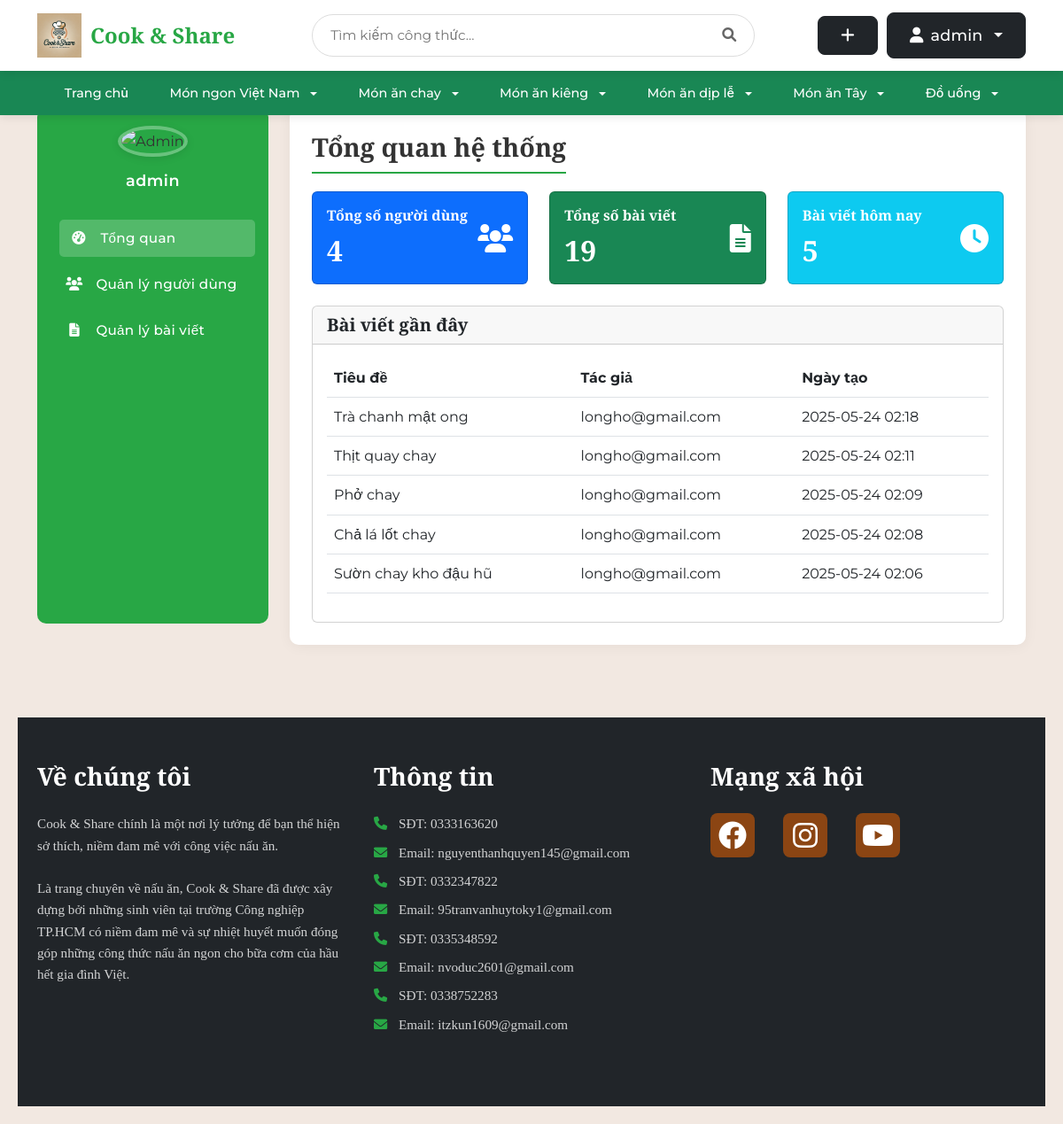
The page /admin/ (signed in) on the database its author committed.
### tables this page shows
CREATE TABLE user (
    id INTEGER PRIMARY KEY AUTOINCREMENT,
    username TEXT UNIQUE NOT NULL,
    password TEXT NOT NULL,
    email TEXT UNIQUE NOT NULL,
    created TIMESTAMP NOT NULL DEFAULT CURRENT_TIMESTAMP,
    avatar_path TEXT,
    role TEXT NOT NULL DEFAULT 'user',
    is_blocked BOOLEAN NOT NULL DEFAULT 0,
    gender TEXT,
    birthdate DATE,
    phone TEXT
);

CREATE TABLE post (
    id INTEGER PRIMARY KEY AUTOINCREMENT,
    author_id INTEGER NOT NULL,
    created TIMESTAMP NOT NULL DEFAULT CURRENT_TIMESTAMP,
    title TEXT NOT NULL,
    description TEXT,
    ingredients TEXT NOT NULL,
    instructions TEXT NOT NULL,
    cooking_time INTEGER DEFAULT 0,
    servings INTEGER DEFAULT 1,
    FOREIGN KEY (author_id) REFERENCES user (id)
);

### share_recipe/admin.py (the view)
@bp.route('/')
@login_required
def dashboard():
    if g.user['role'] != 'admin':
        return redirect(url_for('index'))
    db = get_db()
    total_users = db.execute('SELECT COUNT(*) as count FROM user').fetchone()['count']
    total_posts = db.execute('SELECT COUNT(*) as count FROM post').fetchone()['count']
    recent_posts = db.execute('''
        SELECT p.*, u.email as author_email
        FROM post p
        JOIN user u ON p.author_id = u.id
        ORDER BY p.created DESC
        LIMIT 5
    ''').fetchall()
    return render_template('admin/dashboard.html',
                         total_users=total_users,
                         total_posts=total_posts,
                         recent_posts=recent_posts)

### share_recipe/templates/admin/dashboard.html
{% extends 'admin/base_admin.html' %}
{% block admin_title %}Tổng quan hệ thống{% endblock %}
{% block admin_content %}
<div class="row">
    <div class="col-md-4 mb-4">
        <div class="card bg-primary text-white">
            <div class="card-body">
                <div class="d-flex justify-content-between align-items-center">
                    <div>
                        <h6 class="card-title mb-0">Tổng số người dùng</h6>
                        <h2 class="mt-2 mb-0">{{ total_users }}</h2>
                    </div>
                    <i class="fas fa-users fa-2x"></i>
                </div>
            </div>
        </div>
    </div>
    <div class="col-md-4 mb-4">
        <div class="card bg-success text-white">
            <div class="card-body">
                <div class="d-flex justify-content-between align-items-center">
                    <div>
                        <h6 class="card-title mb-0">Tổng số bài viết</h6>
                        <h2 class="mt-2 mb-0">{{ total_posts }}</h2>
                    </div>
                    <i class="fas fa-file-alt fa-2x"></i>
                </div>
            </div>
        </div>
    </div>
    <div class="col-md-4 mb-4">
        <div class="card bg-info text-white">
            <div class="card-body">
                <div class="d-flex justify-content-between align-items-center">
                    <div>
                        <h6 class="card-title mb-0">Bài viết hôm nay</h6>
                        <h2 class="mt-2 mb-0">{{ recent_posts|length }}</h2>
                    </div>
                    <i class="fas fa-clock fa-2x"></i>
                </div>
            </div>
        </div>
    </div>
</div>
<div class="row">
    <div class="col-12">
        <div class="card">
            <div class="card-header">
                <h5 class="card-title mb-0">Bài viết gần đây</h5>
            </div>
            <div class="card-body">
                <div class="table-responsive">
                    <table class="table table-hover">
                        <thead>
                            <tr>
                                <th>Tiêu đề</th>
                                <th>Tác giả</th>
                                <th>Ngày tạo</th>
                            </tr>
                        </thead>
                        <tbody>
                            {% for post in recent_posts %}
                            <tr>
                                <td>{{ post['title'] }}</td>
                                <td>{{ post['author_email'] }}</td>
                                <td>{{ post['created'].strftime('%Y-%m-%d %H:%M') }}</td>
                            </tr>
                            {% endfor %}
                        </tbody>
                    </table>
                </div>
            </div>
        </div>
    </div>
</div>
{% endblock %}

### share_recipe/templates/admin/base_admin.html (shortened to what this page needs)
{% extends 'base.html' %}
{% block content %}
<div class="admin-layout">
    <div class="container">
        <div class="row">
            <div class="col-md-3 mb-4">
                <div class="sidebar">
                    <div class="text-center mb-4">
                        {% if g.user['avatar_path'] %}
                            <img src="{{ url_for('static', filename=g.user['avatar_path']) }}" alt="Admin" class="admin-avatar">
                        {% else %}
                            <img src="{{ url_for('static', filename='uploads/default-avatar.png') }}" alt="Admin" class="admin-avatar">
                        {% endif %}
                        <div class="admin-name">{{ g.user['username'] }}</div>
                    </div>
                    <ul class="nav flex-column">
                        <li class="nav-item">
                            <a class="nav-link {% if request.endpoint == 'admin.dashboard' %}active{% endif %}" href="{{ url_for('admin.dashboard') }}">
                                <i class="fas fa-tachometer-alt"></i> Tổng quan
                            </a>
                        </li>
                        <li class="nav-item">
                            <a class="nav-link {% if request.endpoint == 'admin.users' %}active{% endif %}" href="{{ url_for('admin.users') }}">
                                <i class="fas fa-users"></i> Quản lý người dùng
                            </a>
                        </li>
                        <li class="nav-item">
                            <a class="nav-link {% if request.endpoint == 'admin.posts' %}active{% endif %}" href="{{ url_for('admin.posts') }}">
                                <i class="fas fa-file-alt"></i> Quản lý bài viết
                            </a>
                        </li>
                    </ul>
                </div>
            </div>
            <div class="col-md-9">
                <div class="content-wrapper">
                    <div class="d-flex justify-content-between flex-wrap flex-md-nowrap align-items-center">
                        <h1 class="content-title">{% block admin_title %}{% endblock %}</h1>
                    </div>
                    {% block admin_content %}{% endblock %}
                </div>
            </div>
        </div>
    </div>
</div>
{% endblock %}

### share_recipe/templates/base.html (shortened to what this page needs)
<!DOCTYPE html>
<html>
<head>
    <link rel="stylesheet" href="https://cdn.jsdelivr.net/npm/bootstrap@5.3.0/dist/css/bootstrap.min.css">
    <link rel="stylesheet" href="https://cdnjs.cloudflare.com/ajax/libs/font-awesome/6.0.0/css/all.min.css">
    {% block head %}
    <link rel="stylesheet" href="{{ url_for('static', filename='base.css') }}">
    <link rel="stylesheet" href="{{ url_for('static', filename='login.css') }}">
    <link rel="stylesheet" href="{{ url_for('static', filename='register.css') }}">
    <link rel="stylesheet" href="{{ url_for('static', filename='index.css') }}">
    <link rel="stylesheet" href="{{ url_for('static', filename='detail.css') }}">
    {% endblock %}
</head>
<body>
    <nav class="navbar navbar-expand-lg">
        <div class="container">
            <a class="navbar-brand" href="{{ url_for('blog.index') }}">
                <img src="{{ url_for('static', filename='uploads/logo/Logo_home.webp') }}" alt="Cook & Share" style="height: 50px;">
                <span class="brand-text">Cook & Share</span>
            </a>
            <div class="search-container">
                <form action="{{ url_for('blog.search') }}" method="get" class="search-box">
                    <input type="text" name="q" class="search-input" placeholder="Tìm kiếm công thức..." value="{{ request.args.get('q', '') }}">
                    <button type="submit" class="search-button">
                        <i class="fas fa-search"></i>
                    </button>
                </form>
            </div>
            <div class="user-actions">
                {% if g.user %}
                    <a href="{{ url_for('blog.create') }}" class="btn btn-dark btn-custom" title="Tạo công thức mới">
                        <i class="fas fa-plus"></i>
                    </a>
                    <div class="dropdown">
                        <button class="btn btn-dark btn-custom dropdown-toggle" type="button" id="userDropdown" data-bs-toggle="dropdown" aria-expanded="false">
                            {% if g.user.avatar_path %}
                                <img src="{{ url_for('static', filename=g.user.avatar_path) }}" class="user-avatar" alt="Avatar">
                            {% else %}
                                <i class="fas fa-user"></i>
                            {% endif %}
                            {{ g.user['username'] }}
                        </button>
                    </div>
                {% endif %}
            </div>
        </div>
    </nav>
    <nav class="navbar navbar-expand-lg bg-success">
        <div class="container">
            <div class="collapse navbar-collapse justify-content-center" id="categoryNav">
                <ul class="navbar-nav">
                    <li class="nav-item">
                        <a class="nav-link text-white" href="{{ url_for('blog.index') }}">Trang chủ</a>
                    </li>
                    <li class="nav-item dropdown">
                        <a class="nav-link text-white dropdown-toggle" href="#" role="button" data-bs-toggle="dropdown" aria-expanded="false">
                            Món ngon Việt Nam
                        </a>
                    </li>
                    <li class="nav-item dropdown">
                        <a class="nav-link text-white dropdown-toggle" href="#" role="button" data-bs-toggle="dropdown" aria-expanded="false">
                            Món ăn chay
                        </a>
                    </li>
                    <li class="nav-item dropdown">
                        <a class="nav-link text-white dropdown-toggle" href="#" role="button" data-bs-toggle="dropdown" aria-expanded="false">
                            Món ăn kiêng
                        </a>
                    </li>
                    <li class="nav-item dropdown">
                        <a class="nav-link text-white dropdown-toggle" href="#" role="button" data-bs-toggle="dropdown" aria-expanded="false">
                            Món ăn dịp lễ
                        </a>
                    </li>
                    <li class="nav-item dropdown">
                        <a class="nav-link text-white dropdown-toggle" href="#" role="button" data-bs-toggle="dropdown" aria-expanded="false">
                            Món ăn Tây
                        </a>
                    </li>
                    <li class="nav-item dropdown">
                        <a class="nav-link text-white dropdown-toggle" href="#" role="button" data-bs-toggle="dropdown" aria-expanded="false">
                            Đồ uống
                        </a>
                    </li>
                </ul>
            </div>
        </div>
    </nav>
    <div class="main-container">
        <div class="content">
            {% block content %}{% endblock %}
        </div>
    </div>
    <footer class="footer bg-dark text-white py-5">
        <div class="container">
            <div class="row">
                <div class="col-md-4 mb-4">
                    <h2 class="footer-heading mb-4">Về chúng tôi</h2>
                    <p>Cook & Share chính là một nơi lý tưởng để bạn thể hiện sở thích, niềm đam mê với công việc nấu ăn.</p>
                    <p>Là trang chuyên về nấu ăn, Cook & Share đã được xây dựng bởi những sinh viên tại trường Công nghiệp TP.HCM có niềm đam mê và sự nhiệt huyết muốn đóng góp những công thức nấu ăn ngon cho bữa cơm của hầu hết gia đình Việt.</p>
                </div>
                <div class="col-md-4 mb-4">
                    <h2 class="footer-heading mb-4">Thông tin</h2>
                    <div class="contact-info">
                        <p><i class="fas fa-phone me-2"></i>SĐT: 0333163620</p>
                        <p><i class="fas fa-envelope me-2"></i>Email: nguyenthanhquyen145@gmail.com</p>
                        <p><i class="fas fa-phone me-2"></i>SĐT: 0332347822</p>
                        <p><i class="fas fa-envelope me-2"></i>Email: 95tranvanhuytoky1@gmail.com</p>
                        <p><i class="fas fa-phone me-2"></i>SĐT: 0335348592</p>
                        <p><i class="fas fa-envelope me-2"></i>Email: nvoduc2601@gmail.com</p>
                        <p><i class="fas fa-phone me-2"></i>SĐT: 0338752283</p>
                        <p><i class="fas fa-envelope me-2"></i>Email: itzkun1609@gmail.com</p>
                    </div>
                </div>
                <div class="col-md-4 mb-4">
                    <h2 class="footer-heading mb-4">Mạng xã hội</h2>
                    <div class="social-links">
                        <a href="https://web.facebook.com/thah.wuyen/" class="social-link me-3">
                            <i class="fab fa-facebook fa-2x"></i>
                        </a>
                        <a href="https://www.instagram.com/_thah.wuyen_js/" class="social-link me-3">
                            <i class="fab fa-instagram fa-2x"></i>
                        </a>
                        <a href="https://www.youtube.com/@silverbullets8727" class="social-link">
                            <i class="fab fa-youtube fa-2x"></i>
                        </a>
                    </div>
                </div>
            </div>
        </div>
    </footer>
</body>
</html>

### rows shown on the page
user: user.username "admin"
post: title "Trà chanh mật ong", author_email "longho@gmail.com", created "2025-05-24 02:18"
post: title "Thịt quay chay", author_email "longho@gmail.com", created "2025-05-24 02:11"
post: title "Phở chay", author_email "longho@gmail.com", created "2025-05-24 02:09"
post: title "Chả lá lốt chay", author_email "longho@gmail.com", created "2025-05-24 02:08"
post: title "Sườn chay kho đậu hũ", author_email "longho@gmail.com", created "2025-05-24 02:06"

### other values the page prints
{{ total_users }} "4"
{{ total_posts }} "19"
{{ recent_posts|length }} "5"
